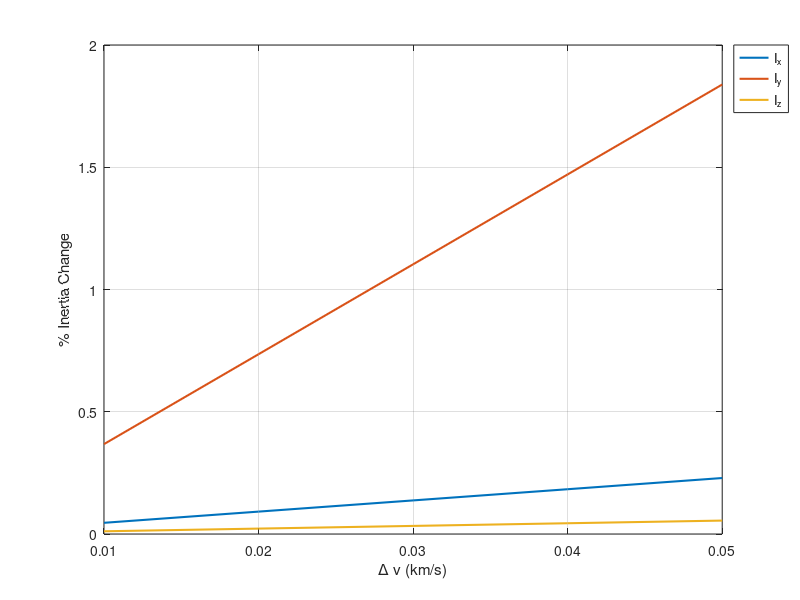
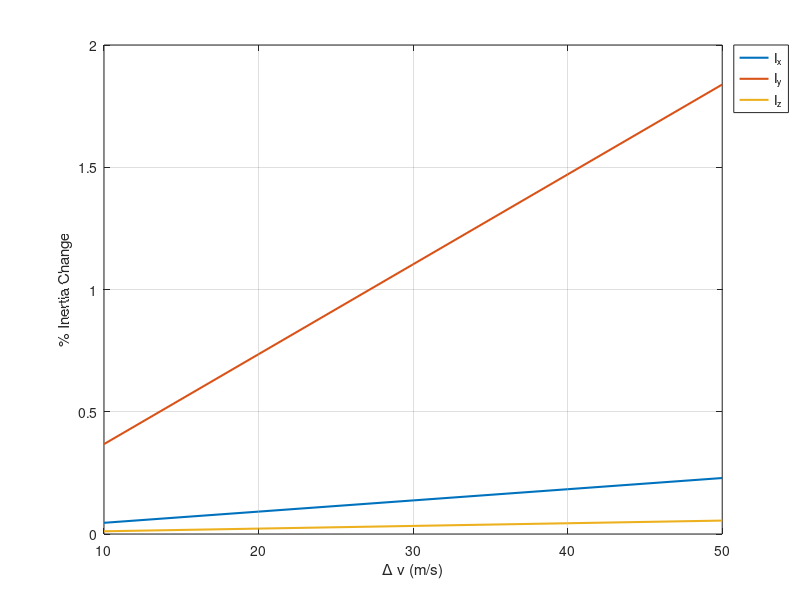

Source code (MATLAB) for these figures, in order:
%%Inertia change check
clc 
clear all

dim_t = [2.8/2 1.197/2];    %Fuel tank dimensions(height and radius), m
% vol_t = [1.106 1.106]; %Volume of fuel tank, m^3
m_wet = 3000;       %Total mass of SC, kg
m_dry = 1130;       %SC block mass, kg
fr = 1.65;          %Ratio of propellant to oxidiser 
v_e = 2200;         %Thruster exhaust velocity, m/s  
f_rho = [880 1440];
I_const = [15631.9133333333 0 0;0 1065.39666666667 0;0 0 15286.8166666667];
I0 = [16638.7149212849 0 0;0 2072.19825461825 0;0 0 15462.0462703546];

for i = 1:5
    a(i) = i*10;
    dv(i) = 776 + a(i);                     %DeltaV at insertion at 100km altitude, m/s
    m(i) = m_wet * 2.718^(-dv(i)/v_e);      %Mass of SC at insertion, kg
    mf(i) = m(i) - m_dry;                   %Mass of fuel at insertion, kg
    mb(i,:) = [mf(i)/(1+fr) mf(i) - mf(i)/(1+fr)];  %Mass of propellant, oxidiser at insertion, kg
    vol(i,:) = mb(i,:)./f_rho;
    ht(i,:) = vol(i,:)./(pi*dim_t(2)^2);    %reduced tank height at insertion

    Ixx_p = (1/12)*mb(i,1)*(ht(i,1)^2 + 3*dim_t(2)^2) + mb(i,1)*(ht(i,1)/2)^2;
    Iyy_p = (1/12)*mb(i,1)*(ht(i,1)^2 + 3*dim_t(2)^2) + mb(i,1)*(ht(i,1)/2)^2;
    Izz_p = (1/2)*mb(i,1)*dim_t(2)^2;

    Ixx_o = (1/12)*mb(i,2)*(ht(i,2)^2 + 3*dim_t(2)^2) + mb(i,2)*(dim_t(1)-ht(i,2)/2)^2;
    Iyy_o = (1/12)*mb(i,2)*(ht(i,2)^2 + 3*dim_t(2)^2) + mb(i,2)*(dim_t(1)-ht(i,2)/2)^2;
    Izz_o = (1/2)*mb(i,2)*dim_t(2)^2;

    I_tank(3*i-2:3*i,1:3) = [(Ixx_p + Ixx_o) 0 0
                             0 (Iyy_p + Iyy_o) 0
                             0 0 (Izz_p + Izz_o)];

    I_t(3*i-2:3*i,1:3) = I_tank(3*i-2:3*i,1:3) + I_const;

    c(3*i-2:3*i,1:3) = (I0\(I0-I_t(3*i-2:3*i,1:3)))*100 ;
    C(i,1:3) = [c(3*i-2,1) c(3*i-1,2) c(3*i,3)];
end

figure()
plot(a/1000,C(:,1),'Linewidth',1.5)
hold on
plot(a/1000,C(:,2),'Linewidth',1.5)
plot(a/1000,C(:,3),'Linewidth',1.5)
xlabel('\Delta v (km/s)')
ylabel('% Inertia Change')
legend('I_x','I_y','I_z','Location','northeastoutside')
grid on


figure()
plot(a,C(:,1),'Linewidth',1.5)
hold on
plot(a,C(:,2),'Linewidth',1.5)
plot(a,C(:,3),'Linewidth',1.5)
xlabel('\Delta v (m/s)')
ylabel('% Inertia Change')
legend('I_x','I_y','I_z','Location','northeastoutside')
grid on